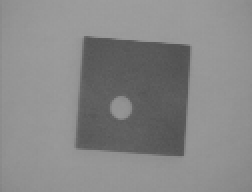
#> input picture Ex1 Intro/images/wdg.png, 126 x 96 px (shown 2 times larger); the run also reads 1 picture not shown here
$ jupyter execute exercise_session_1.ipynb   (shell and % lines are left out)   (text cells are left out)
#> lines starting #> are read from the running program, lines starting #| are printed output that depends on the picture; after the words box and inside, x2 and y2 are one past the last pixel; in counts of white or black regions, pixels touching at a corner belong together; pictures that were not available may be replaced by others from this repository, and a replacement may not be noted
[cell 1]

import numpy as np
import matplotlib.pyplot as plt
import cv2

from skimage import measure, color
from os import listdir

plt.rcParams['figure.figsize'] = (10, 10)
plt.rcParams['image.cmap'] = 'gray'

[cell 2]
#conda install -c conda-forge scikit-image
#conda install -c conda-forge matplotlib
#conda install -c conda-forge opencv
#conda install -c anaconda numpy

[cell 3]
#add your code here
image = cv2.imread("images/wdg.png")
#> image is the input picture: shape (96, 126, 3); min 80, max 157, mean 135.1
plt.subplot(2,2,1)
plt.imshow(image)
image_gray = cv2.cvtColor(image, cv2.COLOR_BGR2GRAY)
plt.subplot(2,2,2)
plt.imshow(image_gray)
plt.show()

[cell 4]
#add your code here
print("Intensity) min:", np.min(image), "max:", np.max(image))
#| Intensity) min: 80 max: 157

[cell 5]
def threshold(image, th1, th2):
    # three conditions
#> called with th1 = 100, th2 = 140
    result = image.copy()
    result[result < th1] = 0
    result[result > th2] = 0
    result[(result >= th1) & (result <= th2)] = 255
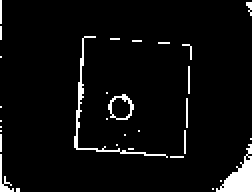
#> result: shape (96, 126, 3) (shown 2 times larger); 4.7% white; 31 white regions (27 under 20 px), largest, box (x1, y1, x2, y2) and area: (108, 72, 126, 96) 189, (37, 18, 84, 79) 147, (54, 47, 67, 60) 53, (0, 77, 7, 96) 41

    return result

threshold(image, 100, 140)

[cell 6]
#add your code here
plt.subplot(2,2,1)
plt.hist(image.flatten(), bins=256, range=[0,255])

plt.subplot(2,2,2)
plt.imshow(threshold(image, 110, 180))
#> in threshold (call 2), `result[(result >= th1) & (result <= th2)] = 255`: result: shape (96, 126, 3); 76.2% white; 1 black region, box (x1, y1, x2, y2) and area: (38, 18, 95, 78) 2884
plt.show()
#> figure, not shown here; panel 1: tallest bar 3297 high, from x = 148.4 to 149.4

[cell 7]
#add your code here
brain = cv2.imread("images/brain.png")
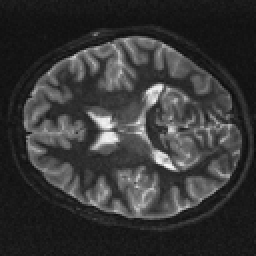
#> input picture Ex1 Intro/images/brain.png, 128 x 128 px (shown 2 times larger)
#> brain is the input picture: shape (128, 128, 3); min 9, max 251, mean 54.5
brain_gray = cv2.cvtColor(brain, cv2.COLOR_BGR2GRAY)
shad = cv2.imread("images/shading.png")
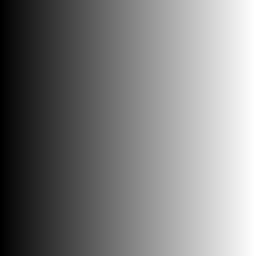
#> input picture Ex1 Intro/images/shading.gif, 128 x 128 px, given in place of shading.png, which was not available (shown 2 times larger)
#> shad is the input picture: shape (128, 128, 3); min 0, max 255, mean 128
shad_gray = cv2.cvtColor(shad, cv2.COLOR_BGR2GRAY)

plt.subplot(2,2,1)
plt.imshow(brain)
plt.subplot(2,2,2)
plt.imshow(brain_gray)

plt.subplot(2,2,3)
plt.imshow(shad)
plt.subplot(2,2,4)
plt.imshow(shad_gray)

plt.show()

[cell 8]
plt.subplot(2,2,1)
plt.hist(brain_gray.flatten(), bins=256, range=[0,255])
plt.subplot(2,2,2)
plt.imshow(threshold(brain_gray, 70, 180))
#> call 3 of threshold, with th1 = 70, th2 = 180
#> in threshold (call 3), `result[result > th2] = 0`:
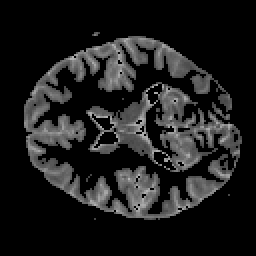
#> result: shape (128, 128) (shown 2 times larger); min 0, max 180, mean 28.8
#> in threshold (call 3), `result[(result >= th1) & (result <= th2)] = 255`: result: shape (128, 128); 27.6% white; 7 white regions (6 under 20 px), largest, box (x1, y1, x2, y2) and area: (12, 18, 121, 110) 4504

plt.subplot(2,2,3)
plt.hist(shad_gray.flatten(), bins=256, range=[0,255])
plt.subplot(2,2,4)
plt.imshow(threshold(shad_gray, 110, 140))
#> call 4 of threshold, with th1 = 110, th2 = 140
#> in threshold (call 4), `result[(result >= th1) & (result <= th2)] = 255`:
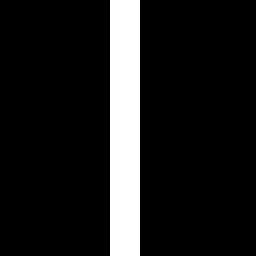
#> result: shape (128, 128) (shown 2 times larger); 11.7% white; 1 white region, box (x1, y1, x2, y2) and area: (55, 0, 70, 128) 1920

plt.show()
#> figure, not shown here; panel 1: tallest bar 827 high, from x = 20.92 to 21.91

[cell 9]
#add your code here.
street1 = cv2.imread("images/street1.tiff", cv2.IMREAD_GRAYSCALE)
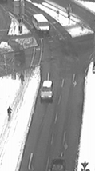
#> input picture Ex1 Intro/images/street1.tiff, 95 x 171 px
#> street1 is the input picture: shape (171, 95); min 47, max 255, mean 157.6
street2 = cv2.imread("images/street2.tiff", cv2.IMREAD_GRAYSCALE)
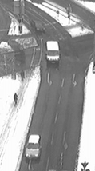
#> input picture Ex1 Intro/images/street2.tiff, 95 x 171 px
#> street2 is the input picture: shape (171, 95); min 48, max 255, mean 157
plt.subplot(1,2,1)
plt.imshow(street1)
plt.subplot(1,2,2)
plt.imshow(street2)

plt.show()

[cell 10]
#add your code here.
# check the type of image
print("dtype) street1:", street1.dtype, "street2:", street2.dtype)
#| dtype) street1: uint8 street2: uint8

[cell 11]
# add your code here. Assign the difference to 'image_diff'
image_diff = street1 - street2
plt.subplot(1,2,1)
plt.imshow(image_diff)

fstreet1 = np.float32(street1)
fstreet2 = np.float32(street2)
fimage_diff = fstreet1 - fstreet2
plt.subplot(1,2,2)
plt.imshow(fimage_diff)

plt.show()

[cell 12]
sq_of_images = listdir('images/sequence1/')
sq_of_images = [img for img in sq_of_images if img.endswith(".jpg")]

# 'sq_of_images' holds the list of image names. Create an image stack using them.
stack = []
for img_name in sq_of_images:
    img = cv2.imread("images/sequence1/" + img_name, cv2.IMREAD_GRAYSCALE)
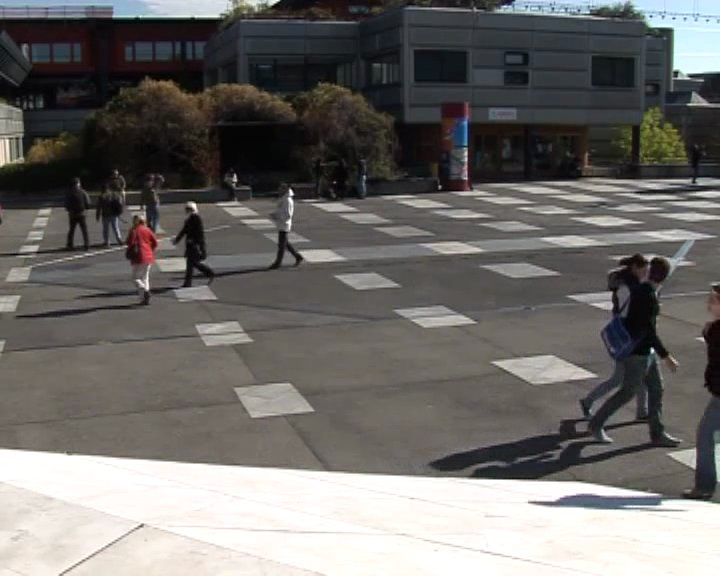
#> input picture Ex1 Intro/images/sequence1/im_001.jpg, 720 x 576 px
#> img: shape (576, 720); min 0, max 255, mean 109
    stack.append(img)
#> pass 2 of the loop `for img_name in sq_of_images:`:
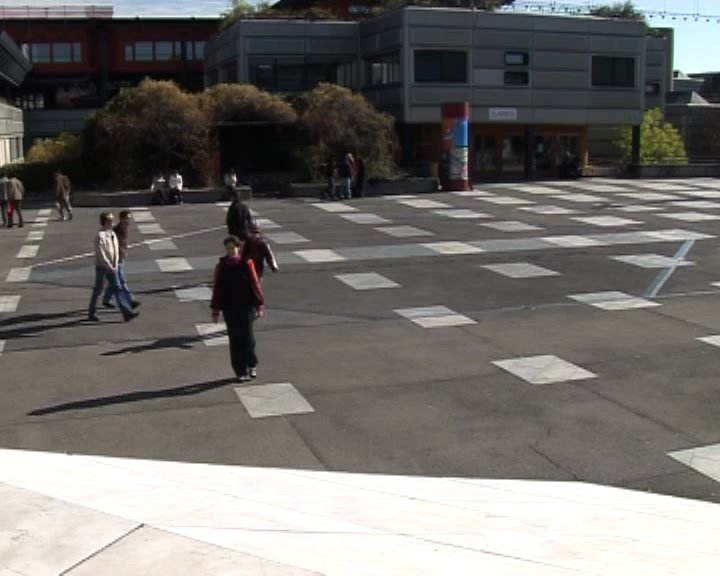
#> input picture Ex1 Intro/images/sequence1/im_002.jpg, 720 x 576 px
#> `img = cv2.imread("images/sequence1/" + img_name, cv2.IMREAD_GRAYSCALE)`:
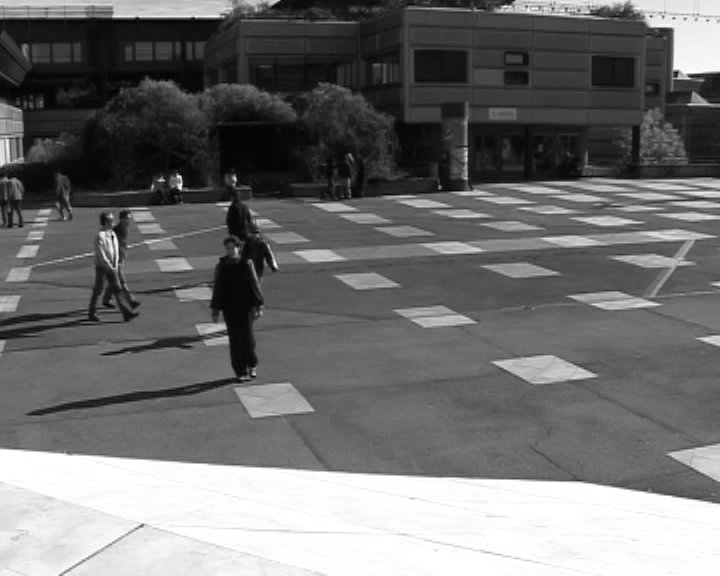
#> img: shape (576, 720); min 0, max 255, mean 112.3
#> pass 3 of the loop `for img_name in sq_of_images:`:
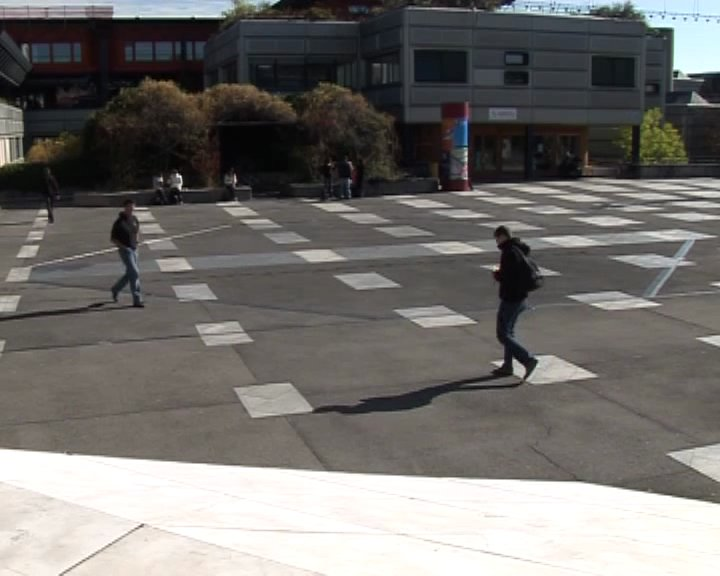
#> input picture Ex1 Intro/images/sequence1/im_003.jpg, 720 x 576 px
#> `img = cv2.imread("images/sequence1/" + img_name, cv2.IMREAD_GRAYSCALE)`:
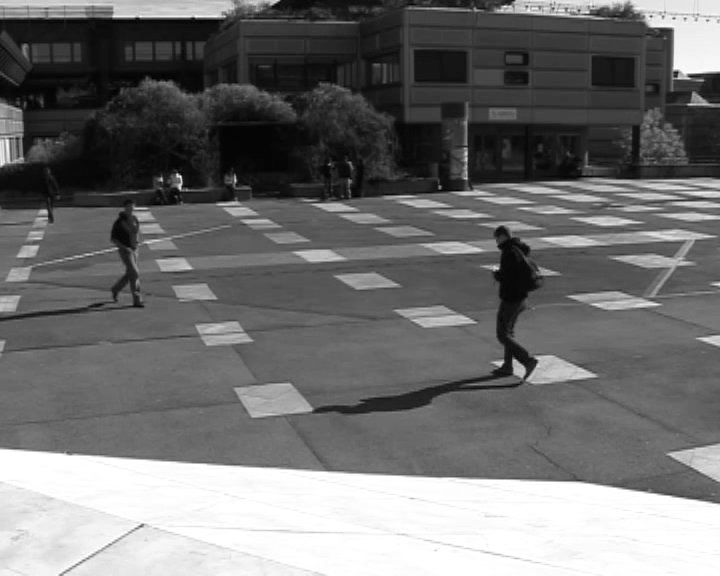
#> img: shape (576, 720); min 0, max 255, mean 112.8
stack = np.array(stack)
mean_image = np.mean(stack, axis=0).astype(np.uint8)

# Compute the mean image using the stack and assign it to 'mean_image'.
plt.imshow(mean_image)
plt.title('Background model')

[cell 13]
#T = 0.1
T = 30
plt.figure(2)
plt.suptitle('Pedestrians')

# First convert the mean image to grayscale.
# When subtracting, each image must also be converted to grayscale.
stack = np.float32(stack)
mean_image = np.float32(mean_image)

for i in range(len(stack)):
    # Compute the foreground image here. Assign it to 'foreground' variable.
    foreground = np.abs(stack[i]-mean_image)
    foreground = foreground > T
    plt.subplot(6,5,i+1)
    plt.imshow(foreground)
    plt.axis('off')
    plt.title('Image: ' + str(i+1))
#> this loop made 3 passes
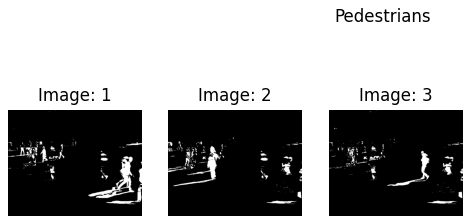
#> figure drawn by matplotlib, 3 panels

[cell 14]
# Add your code here. Before computing the model convert the images into gray-scale images.
T = 2
plt.figure(2)
plt.suptitle('Pedestrians')

# Since there are several pixels with zero standard deviation, we replace them
# with a small value to avoid neumerical instability during division operation.
std =  np.std(stack, axis=0)
std[std==0] = 1e-30  # literal for 10**-30
#> std: shape (576, 720) float32; min 1e-30, max 111, mean 5.5

for i in range(len(stack)):
    # Compute the foreground image here. Assign it to 'foreground' variable.
    foreground = np.abs(stack[i]-mean_image) / std
    foreground = foreground > T
    plt.subplot(6,5,i+1)
    plt.imshow(foreground)
    plt.axis('off')
    plt.title('Image: ' + str(i+1))
#> this loop made 3 passes
#> pass 2, `foreground = foreground > T`:
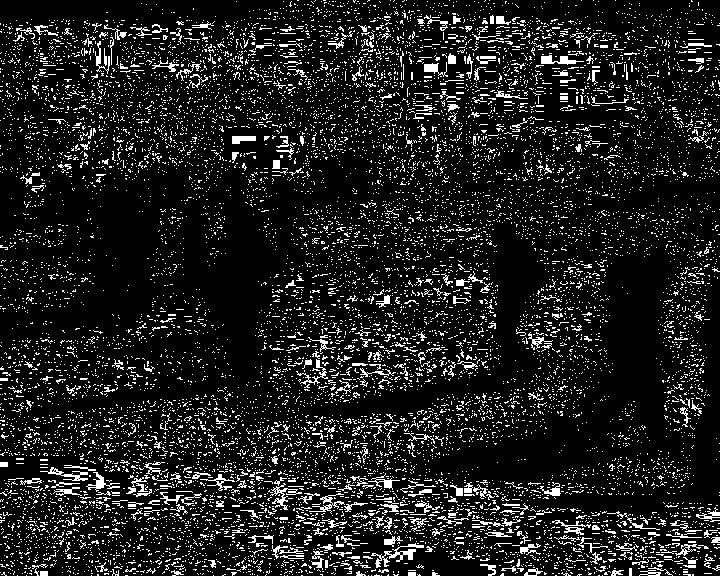
#> foreground: shape (576, 720) bool; 11.8% white in thin lines or dots

[cell 15]
plt.imshow(std)
plt.title('Per-pixel Standard Deviation Magnitude');

[cell 16]
#add your code here
apples = cv2.imread("images/apples.jpg")
plt.subplot(2,2,1)
plt.imshow(apples)

b, g, r = cv2.split(apples)
apples = cv2.merge([r, g, b])
plt.subplot(2,2,2)
plt.imshow(apples);

[cell 17]
fig, axes = plt.subplots(1, 3)
fig.set_size_inches(18.5, 10.5)
# add your code for visualizing three channels
axes[0].imshow(apples[:,:,0])
axes[0].set_title("red")
axes[1].imshow(apples[:,:,1])
axes[1].set_title("green")
axes[2].imshow(apples[:,:,2])
axes[2].set_title("blue")
axes;

[cell 18]
bin_img = np.zeros(apples.shape[0:2])
#add your code fot thresholding the image
bin_img[(apples[:,:,0] > 100) & (apples[:,:,1] < 100)] = 1
plt.imshow(bin_img);

[cell 19]
#add your code to find connected components
labels = measure.label(bin_img)

[cell 20]
plt.imshow(labels,cmap="jet");

[cell 21]
def remove_noise(label_img,threshold):

#add your code here
#> called with threshold = 50
    label_img_new = label_img.copy()
    noise_comp = np.amax(labels)
    for i in range(noise_comp+1):
        noise_pixels = sum(sum(labels==i))
        if noise_pixels < threshold:
            label_img_new[labels==i] = 0
    return label_img_new
